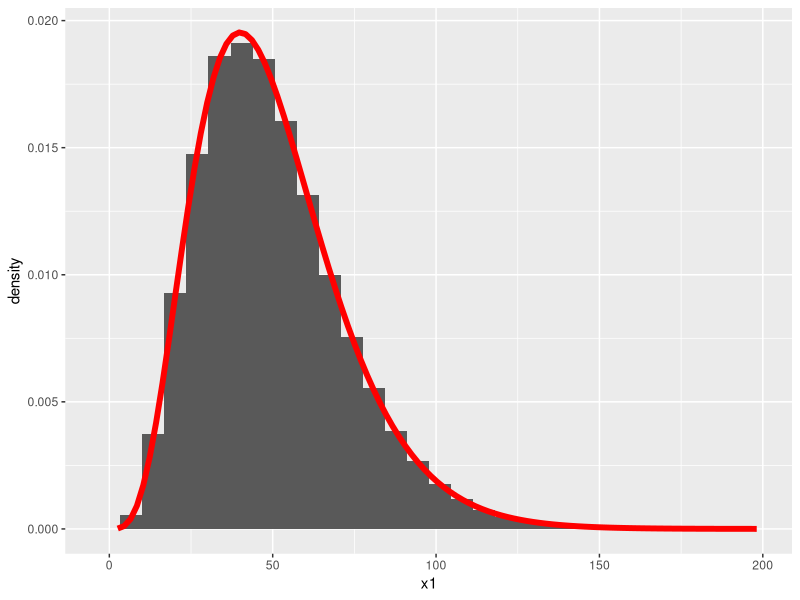
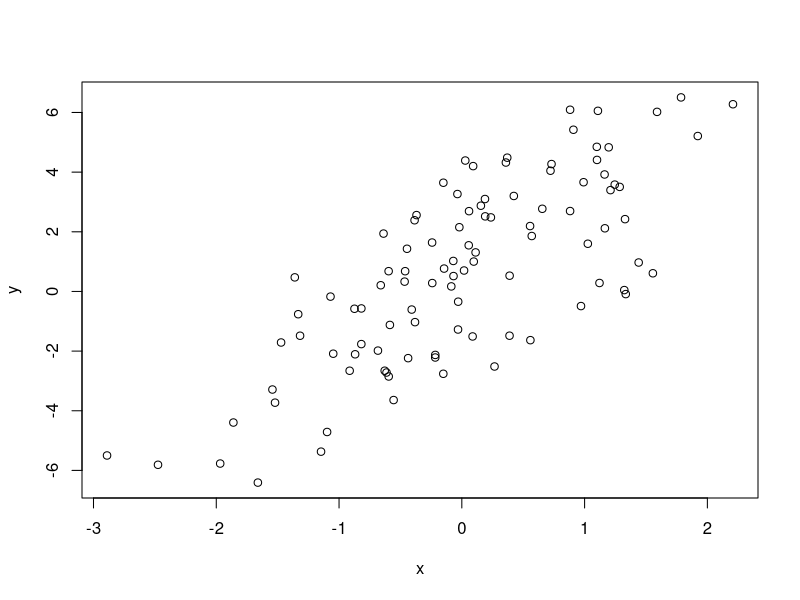

The R source for these figures, in order:
## ---- chunk 1
knitr::opts_chunk$set(echo = TRUE)
library(tidyverse)
## ---- chunk 2
vecpoisson = rpois(100,5)
mean(vecpoisson)
## ---- chunk 3
set.seed(198911)
vecpoisson <- rpois(100,5)
mean(vecpoisson)
## ---- chunk 4
set.seed(198911)
vecpoisson <- rpois(100,5)
mean(vecpoisson)
## ---- chunk 5
reps <- 50000
nexps <- 5
rate <- 0.1
set.seed(0)

x1 <- replicate(reps, sum(rexp(n = nexps, rate = rate)))
head(x1)
## ---- chunk 6
ggplot(data.frame(x1), aes(x1)) +
  geom_histogram(aes(y=..density..)) +
  stat_function(
    fun = function(x) dgamma(x, shape = nexps, rate = rate),
    color = "red", size = 2
  )
## ---- chunk 7
# Set a seed
set.seed(302)

# Sample from uniform distributions
U1 <- runif(n = 1000, min = 0, max = 1)
U2 <- runif(n = 1000, min = 0, max = 1)
U3 <- runif(n = 1000, min = 0, max = 1)

# Make the uniforms into a dataframe
unifs <- cbind(U1, U2, U3) %>%
  as.data.frame()

# Get the maximum for each row
m <- apply(X = unifs, MARGIN = 1, FUN = max)

# Combine the data
full_data <- cbind(unifs, m) %>%
  mutate(prob.75 = ifelse(m > 0.75, 1, 0))

# Get the probability
sum(full_data$prob.75) / dim(full_data)[1]
## ---- chunk 8

## ---- chunk 9
## Always set your seed!
set.seed(20)             

## Simulate predictor variable
x <- rnorm(100, 0, 1)          

## Simulate the error term
e <- rnorm(100, 0, 2)    

## Compute the outcome via the model
y <- 0.5 + 2 * x + e     
summary(y)
## ---- chunk 10
plot(x, y)
